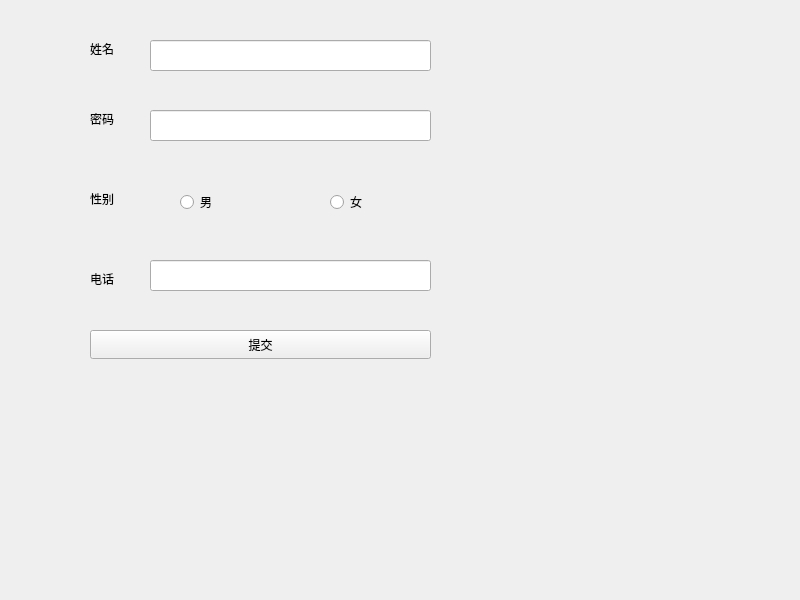
<?xml version="1.0" encoding="UTF-8"?>
<ui version="4.0">
 <class>Widget</class>
 <widget class="QWidget" name="Widget">
  <property name="geometry">
   <rect>
    <x>0</x>
    <y>0</y>
    <width>800</width>
    <height>600</height>
   </rect>
  </property>
  <property name="windowTitle">
   <string>Widget</string>
  </property>
  <widget class="QLineEdit" name="lineEdit_name">
   <property name="geometry">
    <rect>
     <x>150</x>
     <y>40</y>
     <width>281</width>
     <height>31</height>
    </rect>
   </property>
  </widget>
  <widget class="QLabel" name="label">
   <property name="geometry">
    <rect>
     <x>90</x>
     <y>40</y>
     <width>81</width>
     <height>18</height>
    </rect>
   </property>
   <property name="text">
    <string>姓名</string>
   </property>
  </widget>
  <widget class="QLabel" name="label_2">
   <property name="geometry">
    <rect>
     <x>90</x>
     <y>110</y>
     <width>81</width>
     <height>18</height>
    </rect>
   </property>
   <property name="text">
    <string>密码</string>
   </property>
  </widget>
  <widget class="QLabel" name="label_3">
   <property name="geometry">
    <rect>
     <x>90</x>
     <y>190</y>
     <width>81</width>
     <height>18</height>
    </rect>
   </property>
   <property name="text">
    <string>性别</string>
   </property>
  </widget>
  <widget class="QLabel" name="label_4">
   <property name="geometry">
    <rect>
     <x>90</x>
     <y>270</y>
     <width>81</width>
     <height>18</height>
    </rect>
   </property>
   <property name="text">
    <string>电话</string>
   </property>
  </widget>
  <widget class="QLineEdit" name="lineEdit_password">
   <property name="geometry">
    <rect>
     <x>150</x>
     <y>110</y>
     <width>281</width>
     <height>31</height>
    </rect>
   </property>
  </widget>
  <widget class="QLineEdit" name="lineEdit_phone">
   <property name="geometry">
    <rect>
     <x>150</x>
     <y>260</y>
     <width>281</width>
     <height>31</height>
    </rect>
   </property>
  </widget>
  <widget class="QRadioButton" name="radioButton_nan">
   <property name="geometry">
    <rect>
     <x>180</x>
     <y>190</y>
     <width>61</width>
     <height>24</height>
    </rect>
   </property>
   <property name="text">
    <string>男</string>
   </property>
  </widget>
  <widget class="QRadioButton" name="radioButton_nv">
   <property name="geometry">
    <rect>
     <x>330</x>
     <y>190</y>
     <width>61</width>
     <height>24</height>
    </rect>
   </property>
   <property name="text">
    <string>女</string>
   </property>
  </widget>
  <widget class="QPushButton" name="pushButton_submit">
   <property name="geometry">
    <rect>
     <x>90</x>
     <y>330</y>
     <width>341</width>
     <height>29</height>
    </rect>
   </property>
   <property name="text">
    <string>提交</string>
   </property>
  </widget>
 </widget>
 <resources/>
 <connections/>
</ui>
